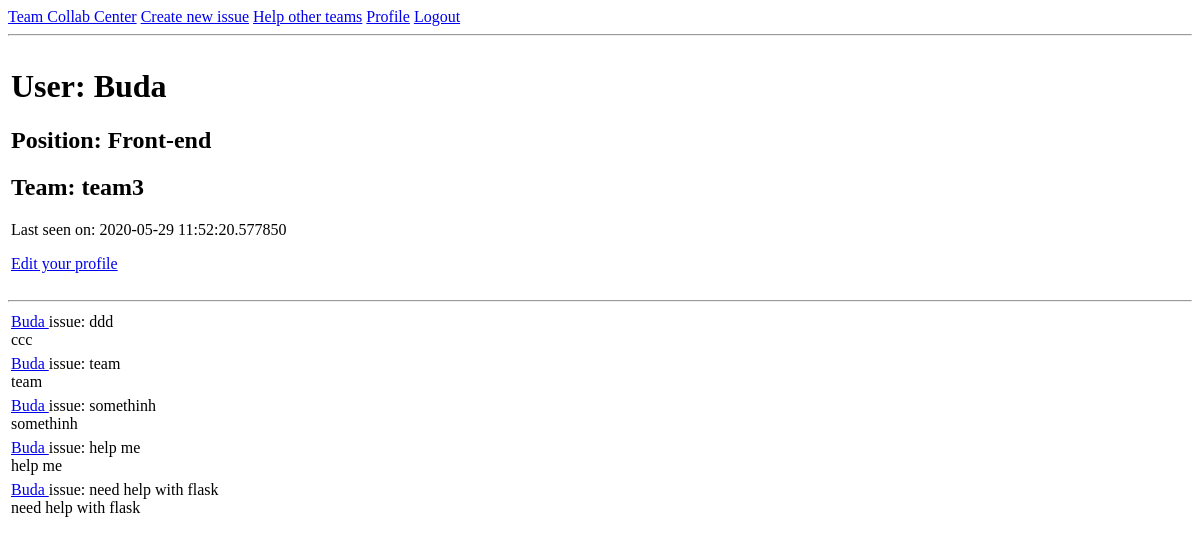
The page /user/Buda (signed in) on the database as committed earlier.
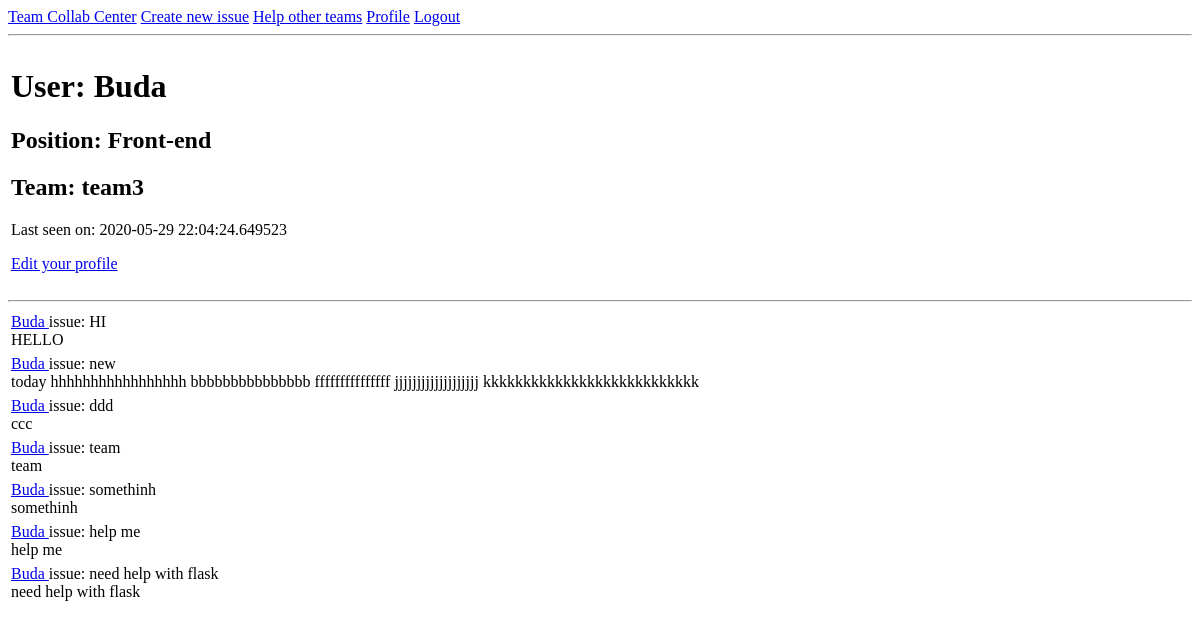
The same page on the database as committed later.
### app/models.py (models this page shows, shortened)
class User(UserMixin, db.Model):
    __tablename__='users'
    id = db.Column(db.Integer, primary_key=True)
    username = db.Column(db.String(64), index=True, unique=True)
    email = db.Column(db.String(120), index=True, unique=True)
    password_hash = db.Column(db.String(128))
    posts = db.relationship('Post', backref='author', lazy='dynamic')
    position_id = db.Column(db.Integer, db.ForeignKey('position.id'))
    about_me = db.Column(db.String(240))
    last_seen = db.Column(db.DateTime, default=datetime.utcnow)
    team_id = db.Column(db.Integer, db.ForeignKey('teams.id'))

class Position(db.Model):
    __tablename__='position'
    id = db.Column(db.Integer, primary_key=True)
    name = db.Column(db.String(64), unique=True)
    members = db.relationship('User', backref='position_members')

class Team(db.Model):
    __tablename__='teams'
    id = db.Column(db.Integer, primary_key=True)
    name = db.Column(db.String(64), unique=True)
    members = db.relationship('User', backref='team_members')
    team_posts = db.relationship('Post', backref='team_posts')

class Post(db.Model):
    __tablename__='posts'
    id = db.Column(db.Integer, primary_key=True)
    title = db.Column(db.String(64))
    description = db.Column(db.String(1000))
    timestamp = db.Column(db.DateTime, index=True, default=datetime.utcnow)
    user_id = db.Column(db.Integer, db.ForeignKey('users.id'))
    team_id = db.Column(db.Integer, db.ForeignKey('teams.id'))

### app/routes.py (the view)
@app.route('/user/<username>')
@login_required
def user(username):
    user = User.query.filter_by(username=username).first_or_404()
    page = request.args.get('page', 1, type=int)
    posts = Post.query.filter_by(user_id=current_user.id).order_by(
        Post.timestamp.desc()).paginate(
        page, app.config['POSTS_PER_PAGE'], False)
    next_url = url_for('user', username=user.username, page=posts.next_num) \
        if posts.has_next else None
    prev_url = url_for('user', username=user.username, page=posts.prev_num) \
        if posts.has_prev else None
    return render_template('user.html', user=user, posts=posts.items,
                           next_url=next_url, prev_url=prev_url)

### app/models.py (called while the page is built)
@login.user_loader
def load_user(id):
    return User.query.get(int(id))

### app/routes.py (called while the page is built)
@app.before_request
def before_request():
    if current_user.is_authenticated:
        current_user.last_seen = datetime.utcnow()
        db.session.commit()

### app/templates/user.html (shortened to what this page needs)
{% extends "base.html" %}
{% block content %}
    <table>
        <tr valign="top">
            <td>
                <h1>User: {{ user.username }}</h1>
                <h2>Position: {{ user.position_members.name }}</h2>
                <h2>Team: {{ user.team_members.name }}</h2>
                {% if user.last_seen %}<p>Last seen on: {{ user.last_seen }}</p>{% endif %}
                {% if user == current_user %}
                <p><a href="{{ url_for('edit_profile') }}">Edit your profile</a></p>
                {% endif %}
            </td>
        </tr>
    </table>
    <hr>
    {% for post in posts %}
        {% include '_post.html' %}
    {% endfor %}
{% endblock %}

### app/templates/base.html (shortened to what this page needs)
<!DOCTYPE html>
<html lang="en">
<head>
</head>
<body>
    <div>
        <a href="{{ url_for('index') }}">Team Collab Center</a>
        {% if current_user.is_anonymous %}
        <a href="{{ url_for('login') }}">Login</a>
        {% else %}
        <a href="{{ url_for('create_issue') }}">Create new issue</a>
        <a href="{{ url_for('explore') }}">Help other teams</a>
        <a href="{{ url_for('user', username=current_user.username) }}">Profile</a>
        <a href="{{ url_for('logout') }}">Logout</a>
        {% endif %}
    </div>
    <hr>
    {% block content %}{% endblock %}
</body>
</html>

### app/templates/_post.html
<table>
    <tr valign="top">
        <td>
            <a href="{{ url_for('user', username=post.author.username) }}">
            {{ post.author.username }}
            </a>
            issue: {{ post.title }}
            <br>{{ post.description }}
        </td>
    </tr>
</table>

Rows that differ between the two databases and show on the page:
changed User "Buda": last_seen "2020-05-29 11:52:20.577850" → "2020-05-29 22:04:24.649523"
added Post: author.username "Buda", title "HI", description "HELLO"
added Post: author.username "Buda", title "new", description "today hhhhhhhhhhhhhhhhh bbbbbbbbbbbbbbb fffffffffffffff jjjjjjjjjjjjjjjjjjj kkkkkkkkkkkkkkkkkkkkkkkkkkk"
